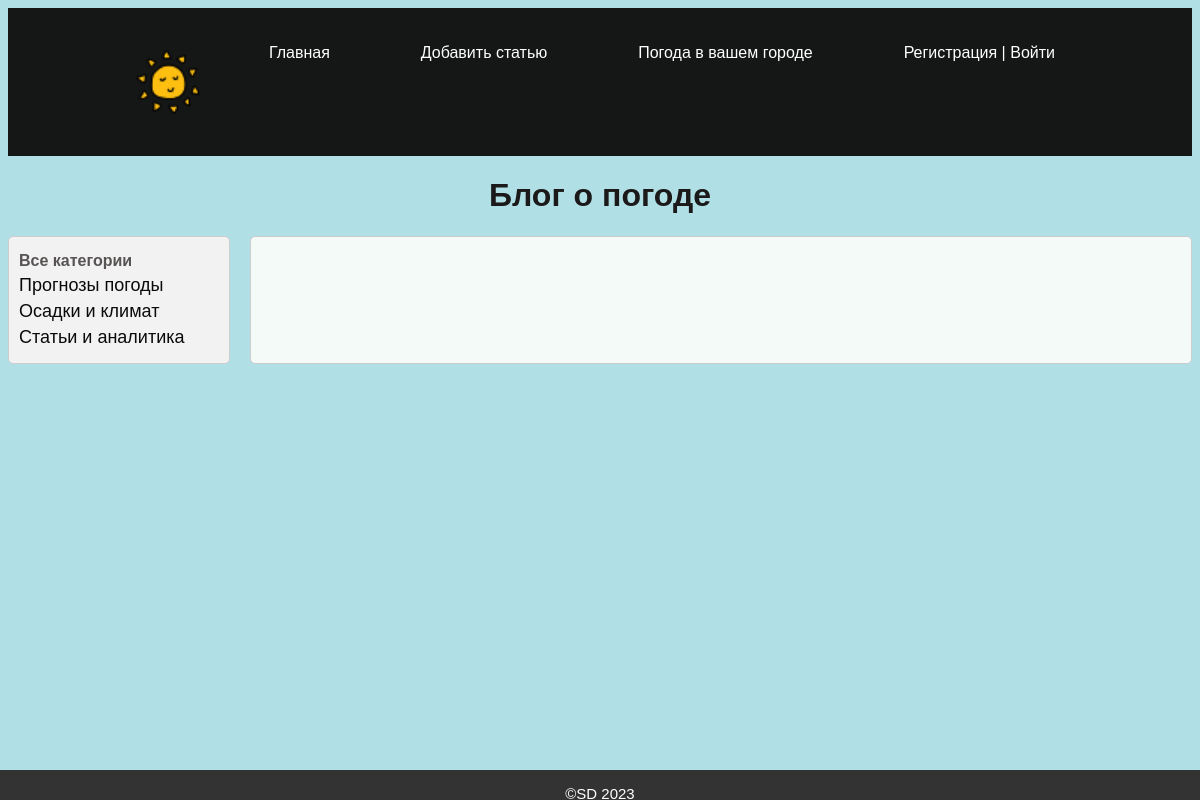
The page /about/ on the database its author committed.
### blog/models.py (models this page shows, shortened)
class Category(models.Model):
    name = models.CharField(max_length=100, db_index=True)
    slug = models.SlugField(max_length=255, unique=True, db_index=True, verbose_name="URL")
    def get_absolute_url(self):
        return reverse('category', kwargs={'cat_id': self.pk})

### blog/views.py (the view)
# urls.py: path('about/', about, name='about'),
def about(request):
    posts = Blog.objects.all()
    cats = Category.objects.all()
    user_menu = menu.copy()
    user_menu.pop(1)
    context = {
        'posts': posts,
        'cats': cats,
        'menu': user_menu,
        'title': 'О сайте',
        'cat_selected': 0,
    }
    return render(request, 'blog/about.html', context=context)

### blog/templates/blog/about.html (shortened to what this page needs)
{% extends 'blog/base.html' %}

### blog/templates/blog/base.html (shortened to what this page needs)
{% load static %}
<!DOCTYPE html>
<html>
<head>
    <link rel="stylesheet" href="{% static 'css/style.css' %}">
</head>
<body>
    <div class="header">
        <div class="wrap">
            {% block mainmenu %}
            <div class="header">
                <ul id="mainmenu" class="mainmenu">
                <li class="logo"><a href="{% url 'home' %}"><img src="{% static 'blog/logovaz.png' %}" alt=""><div class="logo"></div></a></li>
    {% for m in menu %}
                <li><a href="{% url m.url_name %}">{{m.title}}</a></li>
    {% endfor %}
                    {% if user.is_authenticated %}
                    <li class="last"> {{user.username}} | <a href="{% url 'logout' %}">Выйти</a></li>
                    {% else %}
                        <li class="last"><a href="{% url 'register' %}">Регистрация </a>| <a href="{% url 'login' %}">Войти</a></li>
                    {% endif %}
                    </ul>
            </div>
    {% endblock mainmenu %}
        </div>
    </div>
    <h1>Блог о погоде</h1>
    <div class="content-wrap">
        <div class="sidebar">
            {% if cat_selected == 0 %}
                <li class="selected">Все категории</li>
            {% else %}
                <li><a href="{% url 'home' %}">Все категории</a></li>
            {% endif %}
            {% for c in cats %}
                {% if c.pk == cat_selected %}
                    <li class="selected">{{c.name}}</li>
                {% else %}
                    <li><a href="{{ c.get_absolute_url }}">{{c.name}}</a></li>
                {% endif %}
            {% endfor %}
        </div>
        <div class="blogs">
        </div>
    </div>
<tr><td valign=top>
	<div class="footer">
		<p>&copy;SD 2023 </p>
	</div>
</td></tr></table>
</body>
</html>

### blog/static/css/style.css (style rules this page uses)
body { font-family: Arial, sans-serif; background-color: powderblue; color: rgb(88, 84, 84); }
.header { background-color: rgb(21, 22, 22); color: #fff; padding: 10px; }
.wrap { max-width: 960px; margin: 0 auto; padding: 0 20px; }
.mainmenu { list-style: none; padding: 0; display: flex; justify-content: space-between; }
.mainmenu li { display: inline-block; margin-right: 15px; }
.mainmenu li a { color: #fff; text-decoration: none; }
h1 { text-align: center; color: rgb(27, 25, 25); }
.content-wrap { display: flex; }
.sidebar { background-color: #f2f2f2; padding: 10px; border: 1px solid #ccc; border-radius: 5px; flex: 0 0 200px; margin-right: 20px; }
.sidebar li { list-style-type: none; margin: 5px 0; }
.sidebar li.selected { font-weight: bold; background-color: #f2f2f2; }
.sidebar a { font-size: 18px; text-decoration: none; color: rgb(10, 10, 10); }
.blogs { flex: 1; background-color: rgb(243, 250, 247); padding: 10px; border: 1px solid #ccc; border-radius: 5px; }
.footer { background-color: #333; color: #fff; font-size: 15px; text-align: center; padding: 0; position: fixed; left: 0; bottom: 0; height: 30px; width: 100%; box-sizing: border-box; }
.logo img { width: 150%; height: auto; }

### rows shown on the page
Category: name "Прогнозы погоды"
Category: name "Осадки и климат"
Category: name "Статьи и аналитика"

### other values the page prints
{{ m.title }} "Главная" "Добавить статью" "Погода в вашем городе"
